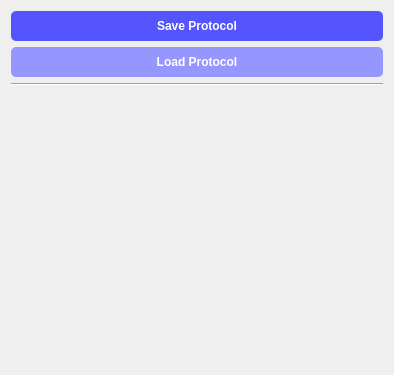
              <widget class="QWidget" name="toolProtocol">
               <property name="geometry">
                <rect>
                 <x>0</x>
                 <y>0</y>
                 <width>394</width>
                 <height>375</height>
                </rect>
               </property>
               <attribute name="label">
                <string>Protocols</string>
               </attribute>
               <layout class="QVBoxLayout" name="verticalLayout_3">
                <item>
                 <widget class="QPushButton" name="buttonSaveProtocol">
                  <property name="minimumSize">
                   <size>
                    <width>0</width>
                    <height>30</height>
                   </size>
                  </property>
                  <property name="styleSheet">
                   <string notr="true">QPushButton{	
background-color : rgb(85, 85, 255);
color:rgb(255, 255, 255);
font: 10pt &quot;Segoe UI&quot;;
font: bold;
border-radius: 5px;
}

QPushButton::checked{background-color :rgb(85, 255, 127);}

QPushButton::pressed{background-color :rgb(85, 170, 250);}</string>
                  </property>
                  <property name="text">
                   <string>Save Protocol</string>
                  </property>
                 </widget>
                </item>
                <item>
                 <widget class="QPushButton" name="buttonLoadProtocol">
                  <property name="minimumSize">
                   <size>
                    <width>0</width>
                    <height>30</height>
                   </size>
                  </property>
                  <property name="styleSheet">
                   <string notr="true">QPushButton{	
background-color : rgb(150, 150, 255);
color:rgb(255, 255, 255);
font: 10pt &quot;Segoe UI&quot;;
font: bold;
border-radius: 5px;
}

QPushButton::checked{background-color :rgb(85, 0, 127);}

QPushButton::pressed{background-color :rgb(85, 00, 250);}</string>
                  </property>
                  <property name="text">
                   <string>Load Protocol</string>
                  </property>
                 </widget>
                </item>
                <item>
                 <widget class="Line" name="line_24">
                  <property name="orientation">
                   <enum>Qt::Horizontal</enum>
                  </property>
                 </widget>
                </item>
                <item>
                 <spacer name="verticalSpacer_7">
                  <property name="orientation">
                   <enum>Qt::Vertical</enum>
                  </property>
                  <property name="sizeHint" stdset="0">
                   <size>
                    <width>20</width>
                    <height>267</height>
                   </size>
                  </property>
                 </spacer>
                </item>
               </layout>
              </widget>
